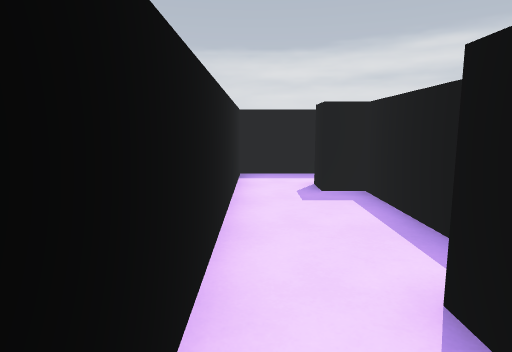
view 1 (above)

22 first-person views from a walk through a 3-D level made in the Godot game engine. The camera is 1.4 m above the floor, tilts 8° down and sees 75° across. The floor is counted in squares, 1 m on a side. Each view is taken from the middle of a square. On the plan, view 1 faces up. The plan holds only what a view shows up to about 15 squares ahead; the rest is blank.

view 2
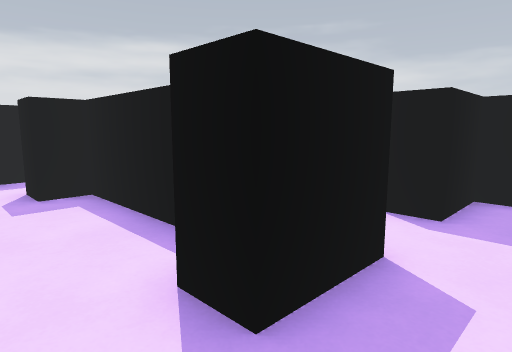

view 3
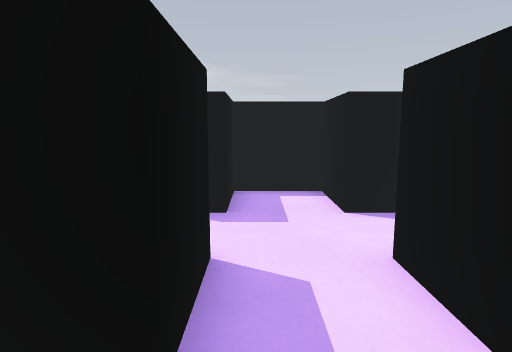

view 4
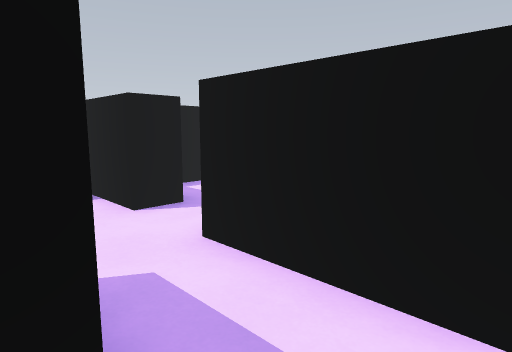

view 5
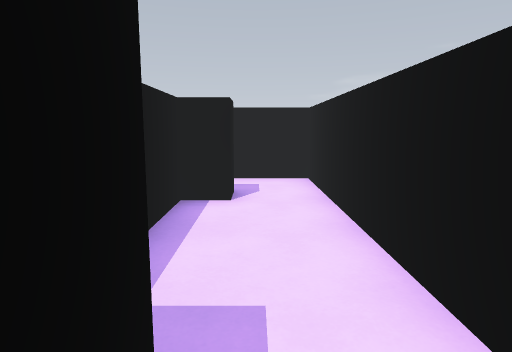

view 6
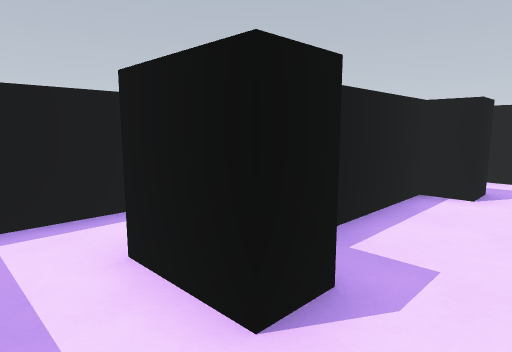

view 7
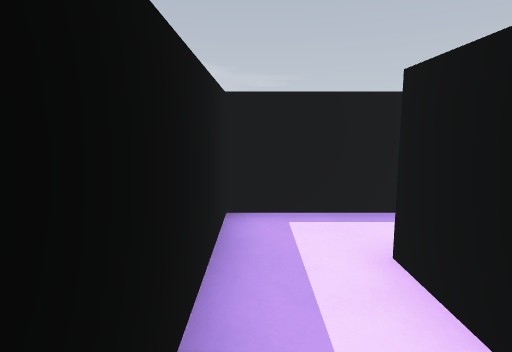

view 8
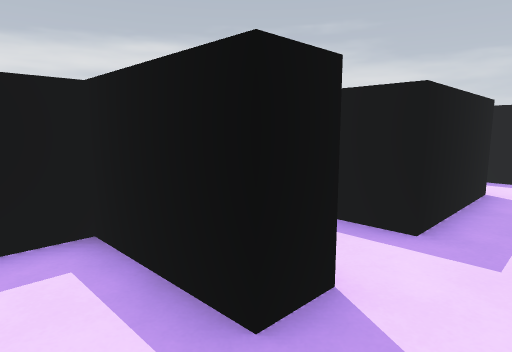

view 9
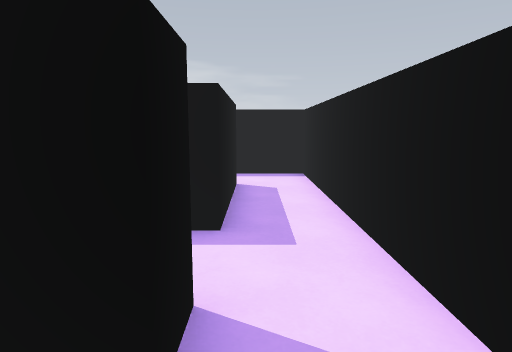

view 10
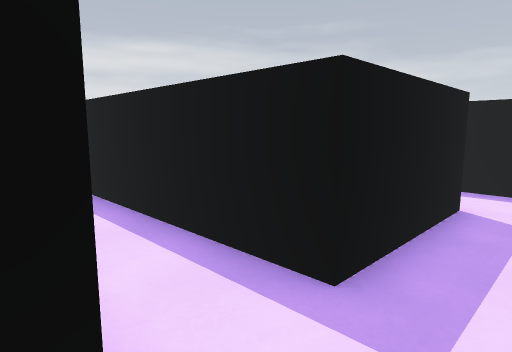

view 11
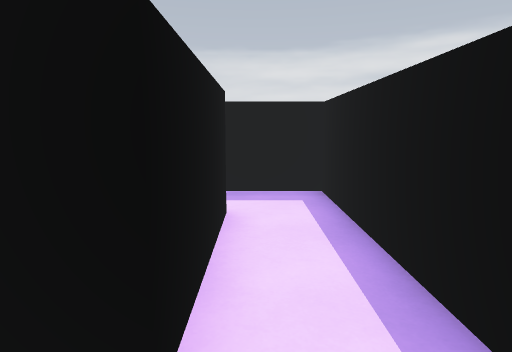

view 12
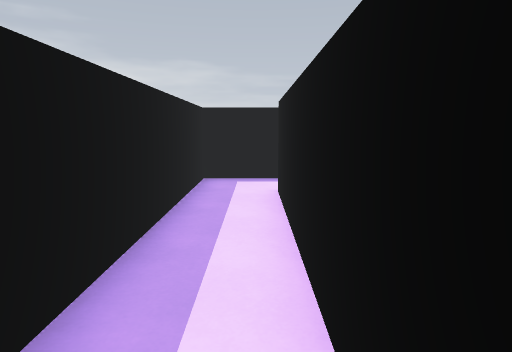

view 13
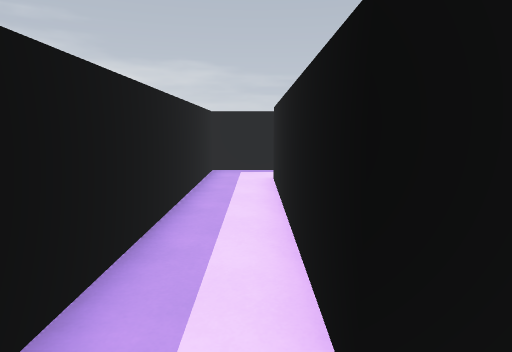

view 14
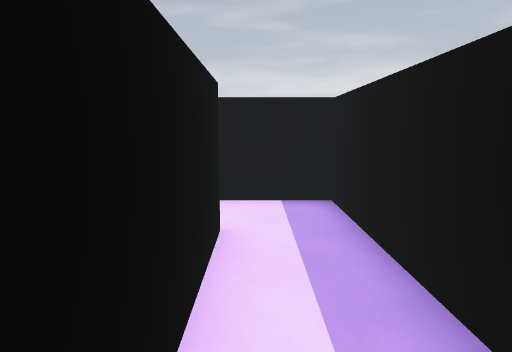

view 15
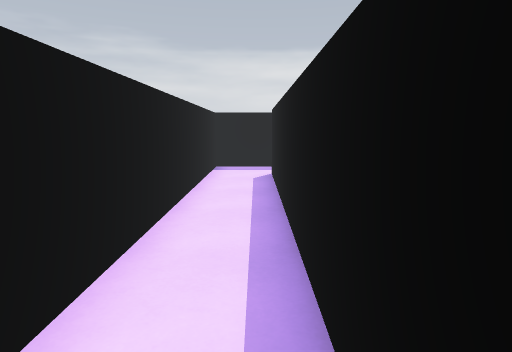

view 16
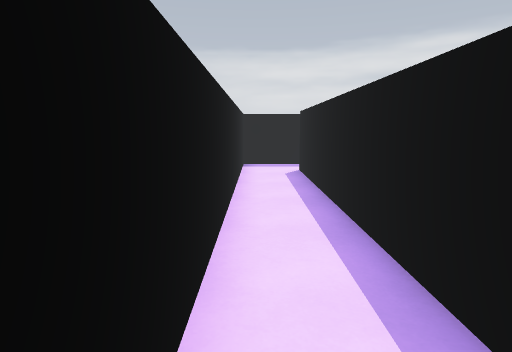

view 17
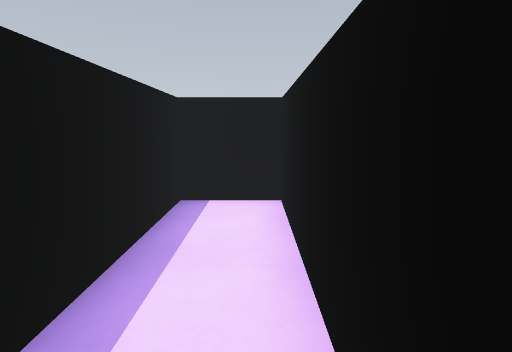

view 18
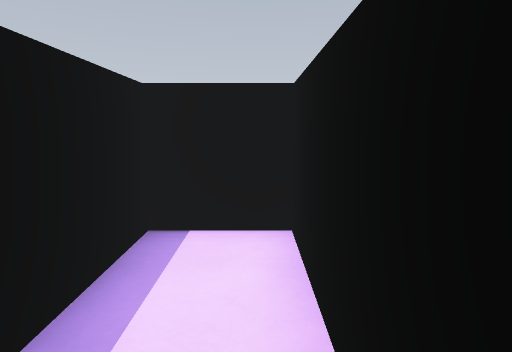

view 19
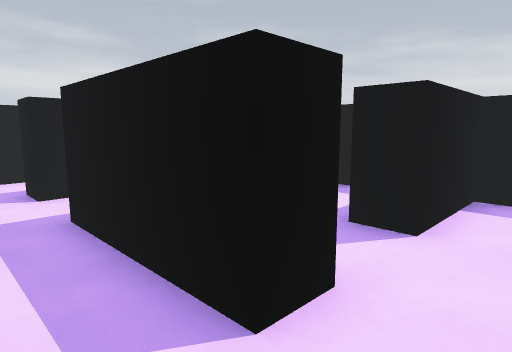

view 20
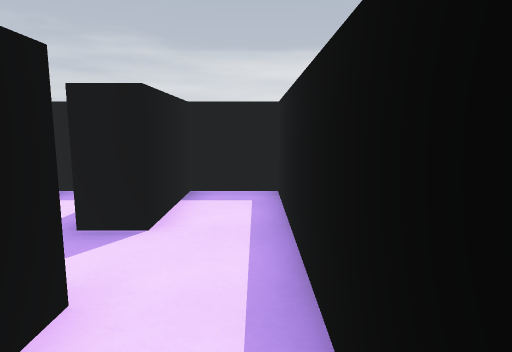

view 21
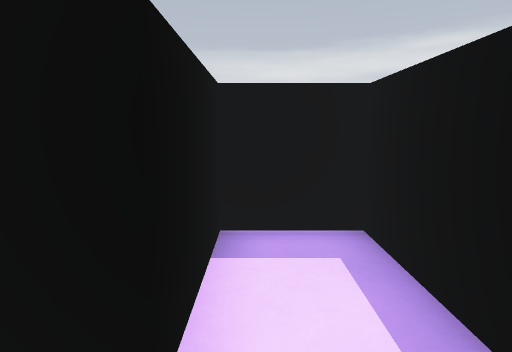

view 22
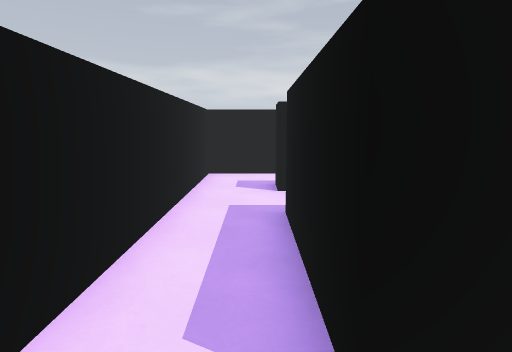

### Floor plan
Ten units are one square. View 1 is at (0, 0); x grows to the right and y downward. Boxes are objects, and circles mark ways between rooms. Rooms are numbered by the first view taken in them; rooms with no view inside come last. Other rooms are left out.
<svg viewBox="-40 -140 190 161">
<path fill="none" stroke="#000" d="M36 -15 15 -15 15 -25 25 -25 25 -75 15 -75 15 -85M-5 -101 -5 5 35 5M15 -105 -5 -105M35 -79 35 -55 55 -55M55 -55 145 -55 145 -75M125 -75 85 -75 85 -135 -35 -135 -35 5 -15 5 -15 -115 65 -115 65 -75 55 -75M125 -86 125 -75M145 -75 145 -135 125 -135 125 -105M55 -75 55 -105 15 -105M15 -85 35 -85M55 16 55 5 75 5 75 -15 55 -15"/>
<circle cx="25" cy="-95" r="3" fill="#2a7"/>
<circle cx="25" cy="-5" r="3" fill="#2a7"/>
<circle cx="60" cy="-65" r="3" fill="#2a7"/>
<circle cx="45" cy="-80" r="3" fill="#2a7"/>
<circle cx="135" cy="-80" r="3" fill="#2a7"/>
<text x="10" y="-40">1</text>
<text x="40" y="-70">2</text>
<text x="60" y="-70">3</text>
<text x="130" y="-110">4</text>
<text x="40" y="-90">5</text>
<text x="50" y="0">6</text>
</svg>
Room 1 opens to room 5. Room 1 opens to room 6. Room 2 opens to room 3. Room 2 opens to room 5. Room 3 opens to room 4.

Where each view was taken, in squares from view 1:
view 1: 0 up, 0 right, facing up
view 2: 0 up, 0 right, facing up-right
view 3: 1 up, 0 right, facing right
view 4: 2 up, 0 right, facing down-right
view 5: 9 up, 1 right, facing down
view 6: 10 up, 0 right, facing down-right
view 7: 10 up, 0 right, facing right
view 8: 6 up, 4 right, facing up-right
view 9: 7 up, 4 right, facing right
view 10: 6 up, 6 right, facing up-right
view 11: 6 up, 7 right, facing up
view 12: 12 up, 1 left, facing right
view 13: 12 up, 3 left, facing right
view 14: 12 up, 3 right, facing left
view 15: 1 up, 2 left, facing up
view 16: 0 up, 3 left, facing up
view 17: 6 up, 3 left, facing down
view 18: 4 up, 3 left, facing down
view 19: 6 up, 14 right, facing up-left
view 20: 6 up, 14 right, facing up
view 21: 9 up, 13 right, facing up
view 22: 7 up, 14 right, facing left
